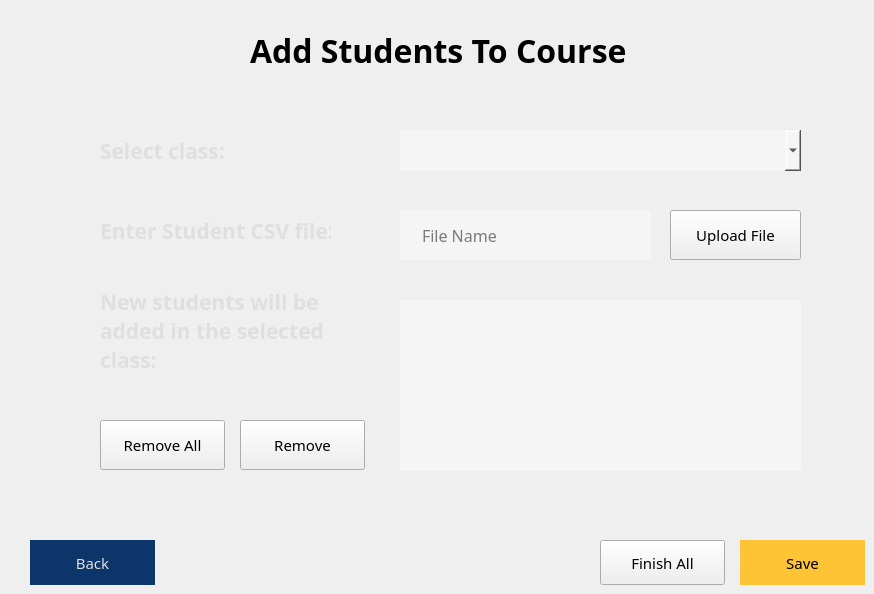
    <widget class="QWidget" name="pageAddStudentToCourseManual">
     <property name="styleSheet">
      <string notr="true">QWidget#pageAddStudentToCourseManual{
	border-image: url(:/assets/blue-gradient.png) 0 0 0 0 stretch stretch;
}
</string>
     </property>
     <widget class="QLabel" name="labelStudentInCourse_6">
      <property name="geometry">
       <rect>
        <x>250</x>
        <y>30</y>
        <width>401</width>
        <height>41</height>
       </rect>
      </property>
      <property name="font">
       <font>
        <family>Segoe UI Semibold</family>
        <pointsize>24</pointsize>
        <bold>true</bold>
       </font>
      </property>
      <property name="styleSheet">
       <string notr="true">color: rgb(0, 0, 0);</string>
      </property>
      <property name="text">
       <string>Add Students To Course</string>
      </property>
     </widget>
     <widget class="QPushButton" name="btnSave_AddStudentToCourseManual">
      <property name="geometry">
       <rect>
        <x>740</x>
        <y>540</y>
        <width>125</width>
        <height>45</height>
       </rect>
      </property>
      <property name="font">
       <font>
        <family>Segoe UI Semibold</family>
        <pointsize>11</pointsize>
        <italic>false</italic>
        <bold>false</bold>
        <kerning>true</kerning>
       </font>
      </property>
      <property name="cursor">
       <cursorShape>PointingHandCursor</cursorShape>
      </property>
      <property name="styleSheet">
       <string notr="true">QPushButton#btnSave_AddStudentToCourseManual {
background-color: rgb(255, 196, 54);
color: rgb(0, 0, 0);
border: none;
}

QPushButton#btnSave_AddStudentToCourseManual:hover {
background-color: rgb(229, 176, 48);
color: rgb(0, 0, 0);
border: none;
}</string>
      </property>
      <property name="text">
       <string>Save</string>
      </property>
      <property name="autoDefault">
       <bool>false</bool>
      </property>
      <property name="default">
       <bool>false</bool>
      </property>
      <property name="flat">
       <bool>false</bool>
      </property>
     </widget>
     <widget class="QPushButton" name="btnFinishAll_StartSchoolYear_3">
      <property name="geometry">
       <rect>
        <x>600</x>
        <y>540</y>
        <width>125</width>
        <height>45</height>
       </rect>
      </property>
      <property name="font">
       <font>
        <family>Segoe UI Semibold</family>
        <pointsize>11</pointsize>
        <italic>false</italic>
        <bold>false</bold>
        <kerning>true</kerning>
       </font>
      </property>
      <property name="cursor">
       <cursorShape>PointingHandCursor</cursorShape>
      </property>
      <property name="styleSheet">
       <string notr="true">QPushButton#btnFinishAll_StartSchoolYear_2 {
background-color: rgb(12, 53, 106);
color: rgb(223, 223, 223);
border: none;
}

QPushButton#btnFinishAll_StartSchoolYear_2:hover {
background-color: rgb(14, 63, 127);
color: rgb(223, 223, 223);
border: none;
}</string>
      </property>
      <property name="text">
       <string>Finish All</string>
      </property>
      <property name="autoDefault">
       <bool>false</bool>
      </property>
      <property name="default">
       <bool>false</bool>
      </property>
      <property name="flat">
       <bool>false</bool>
      </property>
     </widget>
     <widget class="QPushButton" name="btnBackToStudentInCourse_Manual">
      <property name="geometry">
       <rect>
        <x>30</x>
        <y>540</y>
        <width>125</width>
        <height>45</height>
       </rect>
      </property>
      <property name="font">
       <font>
        <family>Segoe UI Semibold</family>
        <pointsize>11</pointsize>
        <italic>false</italic>
        <bold>false</bold>
        <kerning>true</kerning>
       </font>
      </property>
      <property name="cursor">
       <cursorShape>PointingHandCursor</cursorShape>
      </property>
      <property name="styleSheet">
       <string notr="true">QPushButton#btnBackToStudentInCourse_Manual {
background-color: rgb(12, 53, 106);
color: rgb(223, 223, 223);
border: none;
}

QPushButton#btnBackToStudentInCourse_Manual:hover {
background-color: rgb(14, 63, 127);
color: rgb(223, 223, 223);
border: none;
}</string>
      </property>
      <property name="text">
       <string>Back</string>
      </property>
      <property name="autoDefault">
       <bool>false</bool>
      </property>
      <property name="default">
       <bool>false</bool>
      </property>
      <property name="flat">
       <bool>false</bool>
      </property>
     </widget>
     <widget class="QFrame" name="frameProcedure_2">
      <property name="geometry">
       <rect>
        <x>50</x>
        <y>90</y>
        <width>801</width>
        <height>421</height>
       </rect>
      </property>
      <property name="styleSheet">
       <string notr="true">QFrame#frameProcedure_2 {
border-image: url(:/assets/blue-gradient-xswap.png) 0 0 0 0 stretch stretch;
border: none;
}

</string>
      </property>
      <property name="frameShape">
       <enum>QFrame::StyledPanel</enum>
      </property>
      <property name="frameShadow">
       <enum>QFrame::Raised</enum>
      </property>
      <widget class="QLabel" name="labelHighestScore_26">
       <property name="geometry">
        <rect>
         <x>50</x>
         <y>120</y>
         <width>231</width>
         <height>41</height>
        </rect>
       </property>
       <property name="font">
        <font>
         <family>Segoe UI Semibold</family>
         <pointsize>16</pointsize>
         <bold>true</bold>
        </font>
       </property>
       <property name="styleSheet">
        <string notr="true">color: rgb(223, 223, 223);</string>
       </property>
       <property name="text">
        <string>Enter Student CSV file:</string>
       </property>
      </widget>
      <widget class="QFrame" name="frameStudentInCourse_2">
       <property name="geometry">
        <rect>
         <x>350</x>
         <y>120</y>
         <width>251</width>
         <height>50</height>
        </rect>
       </property>
       <property name="styleSheet">
        <string notr="true">QFrame#frameStudentInCourse_2 {
background-color: whitesmoke;
border: none;
}
</string>
       </property>
       <property name="frameShape">
        <enum>QFrame::StyledPanel</enum>
       </property>
       <property name="frameShadow">
        <enum>QFrame::Raised</enum>
       </property>
       <widget class="QLineEdit" name="txtClassName_9">
        <property name="geometry">
         <rect>
          <x>20</x>
          <y>10</y>
          <width>211</width>
          <height>31</height>
         </rect>
        </property>
        <property name="font">
         <font>
          <family>Segoe UI Semibold</family>
          <pointsize>12</pointsize>
         </font>
        </property>
        <property name="styleSheet">
         <string notr="true">border: none;
color: rgb(0, 0, 0);
background-color: whitesmoke;

</string>
        </property>
        <property name="text">
         <string/>
        </property>
        <property name="placeholderText">
         <string>File Name</string>
        </property>
       </widget>
      </widget>
      <widget class="QPushButton" name="btnAddFileStudent_2">
       <property name="geometry">
        <rect>
         <x>620</x>
         <y>120</y>
         <width>131</width>
         <height>50</height>
        </rect>
       </property>
       <property name="font">
        <font>
         <family>Segoe UI Semibold</family>
         <pointsize>11</pointsize>
         <italic>false</italic>
         <bold>false</bold>
         <kerning>true</kerning>
        </font>
       </property>
       <property name="cursor">
        <cursorShape>PointingHandCursor</cursorShape>
       </property>
       <property name="styleSheet">
        <string notr="true">QPushButton#btnAddFileStudent {
background-color: rgb(12, 53, 106);
color: rgb(223, 223, 223);
border: none;
}

QPushButton#btnAddFileStudent:hover {
background-color: rgb(14, 63, 127);
color: rgb(223, 223, 223);
border: none;
}</string>
       </property>
       <property name="text">
        <string>Upload File</string>
       </property>
       <property name="autoDefault">
        <bool>false</bool>
       </property>
       <property name="default">
        <bool>false</bool>
       </property>
       <property name="flat">
        <bool>false</bool>
       </property>
      </widget>
      <widget class="QLabel" name="labelHighestScore_27">
       <property name="geometry">
        <rect>
         <x>50</x>
         <y>190</y>
         <width>261</width>
         <height>101</height>
        </rect>
       </property>
       <property name="font">
        <font>
         <family>Segoe UI Semibold</family>
         <pointsize>16</pointsize>
         <bold>true</bold>
        </font>
       </property>
       <property name="styleSheet">
        <string notr="true">color: rgb(223, 223, 223);</string>
       </property>
       <property name="text">
        <string>New students will be added in the selected class:</string>
       </property>
       <property name="wordWrap">
        <bool>true</bool>
       </property>
      </widget>
      <widget class="QPushButton" name="btnRemoveStudentInClass_2">
       <property name="geometry">
        <rect>
         <x>190</x>
         <y>330</y>
         <width>125</width>
         <height>50</height>
        </rect>
       </property>
       <property name="font">
        <font>
         <family>Segoe UI Semibold</family>
         <pointsize>11</pointsize>
         <italic>false</italic>
         <bold>false</bold>
         <kerning>true</kerning>
        </font>
       </property>
       <property name="cursor">
        <cursorShape>PointingHandCursor</cursorShape>
       </property>
       <property name="styleSheet">
        <string notr="true">QPushButton#btnRemoveStudentInClass{
background-color: rgb(12, 53, 106);
color: rgb(223, 223, 223);
border: none;
}

QPushButton#btnRemoveStudentInClass:hover {
background-color: rgb(14, 63, 127);
color: rgb(223, 223, 223);
border: none;
}</string>
       </property>
       <property name="text">
        <string>Remove</string>
       </property>
       <property name="autoDefault">
        <bool>false</bool>
       </property>
       <property name="default">
        <bool>false</bool>
       </property>
       <property name="flat">
        <bool>false</bool>
       </property>
      </widget>
      <widget class="QPushButton" name="btnRemoveAllStudentInClass_2">
       <property name="geometry">
        <rect>
         <x>50</x>
         <y>330</y>
         <width>125</width>
         <height>50</height>
        </rect>
       </property>
       <property name="font">
        <font>
         <family>Segoe UI Semibold</family>
         <pointsize>11</pointsize>
         <italic>false</italic>
         <bold>false</bold>
         <kerning>true</kerning>
        </font>
       </property>
       <property name="cursor">
        <cursorShape>PointingHandCursor</cursorShape>
       </property>
       <property name="styleSheet">
        <string notr="true">QPushButton#btnRemoveAllStudentInClass {
background-color: rgb(255, 196, 54);
color: rgb(0, 0, 0);
border: none;
}

QPushButton#btnRemoveAllStudentInClass:hover {
background-color: rgb(229, 176, 48);
color: rgb(0, 0, 0);
border: none;
}</string>
       </property>
       <property name="text">
        <string>Remove All</string>
       </property>
       <property name="autoDefault">
        <bool>false</bool>
       </property>
       <property name="default">
        <bool>false</bool>
       </property>
       <property name="flat">
        <bool>false</bool>
       </property>
      </widget>
      <widget class="QFrame" name="frameStudentInCourse">
       <property name="geometry">
        <rect>
         <x>350</x>
         <y>40</y>
         <width>401</width>
         <height>41</height>
        </rect>
       </property>
       <property name="styleSheet">
        <string notr="true">QFrame#frameStudentInCourse {
background-color: whitesmoke;
border: none;
}
</string>
       </property>
       <property name="frameShape">
        <enum>QFrame::StyledPanel</enum>
       </property>
       <property name="frameShadow">
        <enum>QFrame::Raised</enum>
       </property>
       <widget class="QComboBox" name="comboBoxStudentClass_2">
        <property name="geometry">
         <rect>
          <x>20</x>
          <y>0</y>
          <width>381</width>
          <height>41</height>
         </rect>
        </property>
        <property name="font">
         <font>
          <family>Segoe UI Semibold</family>
          <pointsize>12</pointsize>
         </font>
        </property>
        <property name="styleSheet">
         <string notr="true">border: none;
color: rgb(0, 0, 0);
background-color: whitesmoke;</string>
        </property>
        <property name="currentText">
         <string/>
        </property>
       </widget>
      </widget>
      <widget class="QLabel" name="labelHighestScore_28">
       <property name="geometry">
        <rect>
         <x>50</x>
         <y>40</y>
         <width>231</width>
         <height>41</height>
        </rect>
       </property>
       <property name="font">
        <font>
         <family>Segoe UI Semibold</family>
         <pointsize>16</pointsize>
         <bold>true</bold>
        </font>
       </property>
       <property name="styleSheet">
        <string notr="true">color: rgb(223, 223, 223);</string>
       </property>
       <property name="text">
        <string>Select class:</string>
       </property>
      </widget>
      <widget class="QTableWidget" name="tableNewStudentsInClass_2">
       <property name="geometry">
        <rect>
         <x>350</x>
         <y>210</y>
         <width>401</width>
         <height>171</height>
        </rect>
       </property>
       <property name="styleSheet">
        <string notr="true">background-color: whitesmoke;
border: none;</string>
       </property>
      </widget>
     </widget>
    </widget>
